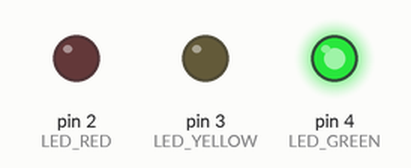
A sketch run on a simulated Arduino Uno, built with avr-gcc and run on an emulated ATmega328P. Parts: output pins drawn as LEDs (lit = HIGH).

Above: at 2.5 s.
At 6.0 s:
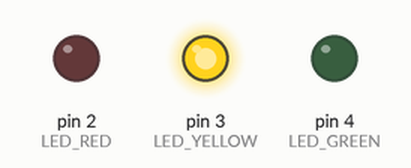
At 9.5 s:
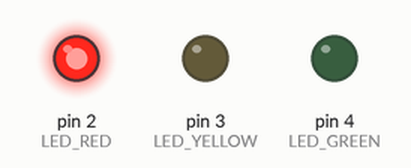
Timing chart, 0 to 15.6 s (numbered marks = the images above):
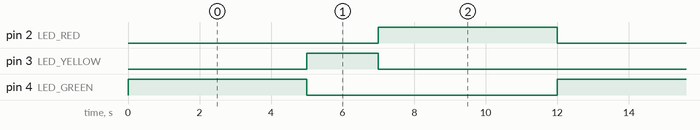

Measured:
- by itself, pin 2 (LED_RED), pin 4 (LED_GREEN): alternates HIGH for 5.0 s and LOW for 7.0 s
- by itself, pin 3 (LED_YELLOW): alternates HIGH for 2.0 s and LOW for 10.0 s
- by itself, everything shown: repeats every 12.0 s, in 3 steps

The sketch:

Code_Arduino_Traffic_Signal.ino
```cpp
#define LED_RED    2  // Đèn đỏ
#define LED_YELLOW 3  // Đèn vàng
#define LED_GREEN  4  // Đèn xanh

void setup() {
  pinMode(LED_RED, OUTPUT);
  pinMode(LED_YELLOW, OUTPUT);
  pinMode(LED_GREEN, OUTPUT);
}

void loop() {
  // Bật đèn xanh, tắt các đèn còn lại
  digitalWrite(LED_GREEN, HIGH);
  digitalWrite(LED_YELLOW, LOW);
  digitalWrite(LED_RED, LOW);
  delay(5000); // Đèn xanh sáng 5 giây

  // Bật đèn vàng, tắt đèn xanh
  digitalWrite(LED_GREEN, LOW);
  digitalWrite(LED_YELLOW, HIGH);
  digitalWrite(LED_RED, LOW);
  delay(2000); // Đèn vàng sáng 2 giây

  // Bật đèn đỏ, tắt đèn vàng
  digitalWrite(LED_GREEN, LOW);
  digitalWrite(LED_YELLOW, LOW);
  digitalWrite(LED_RED, HIGH);
  delay(5000); // Đèn đỏ sáng 5 giây
}
```
